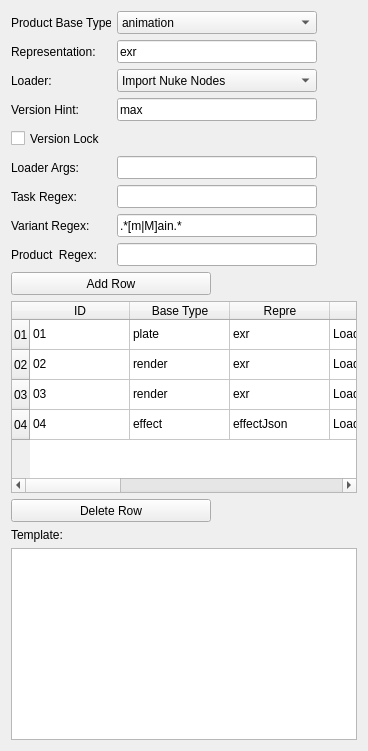
     <widget class="QWidget" name="Template_tab">
      <attribute name="title">
       <string>Template</string>
      </attribute>
      <layout class="QVBoxLayout" name="verticalLayout_13">
       <item>
        <layout class="QVBoxLayout" name="verticalLayout_12">
         <item>
          <layout class="QHBoxLayout" name="horizontalLayout_23">
           <item>
            <layout class="QVBoxLayout" name="verticalLayout_11">
             <item>
              <layout class="QVBoxLayout" name="verticalLayout_10">
               <item>
                <layout class="QHBoxLayout" name="horizontalLayout_15">
                 <item>
                  <widget class="QLabel" name="label_4">
                   <property name="sizePolicy">
                    <sizepolicy hsizetype="Fixed" vsizetype="Fixed">
                     <horstretch>0</horstretch>
                     <verstretch>0</verstretch>
                    </sizepolicy>
                   </property>
                   <property name="minimumSize">
                    <size>
                     <width>100</width>
                     <height>23</height>
                    </size>
                   </property>
                   <property name="text">
                    <string>Product Base Type:</string>
                   </property>
                  </widget>
                 </item>
                 <item>
                  <widget class="QComboBox" name="template_product_base_type">
                   <property name="sizePolicy">
                    <sizepolicy hsizetype="Fixed" vsizetype="Fixed">
                     <horstretch>0</horstretch>
                     <verstretch>0</verstretch>
                    </sizepolicy>
                   </property>
                   <property name="minimumSize">
                    <size>
                     <width>200</width>
                     <height>23</height>
                    </size>
                   </property>
                   <item>
                    <property name="text">
                     <string>animation</string>
                    </property>
                   </item>
                   <item>
                    <property name="text">
                     <string>camera</string>
                    </property>
                   </item>
                   <item>
                    <property name="text">
                     <string>effect</string>
                    </property>
                   </item>
                   <item>
                    <property name="text">
                     <string>fbx</string>
                    </property>
                   </item>
                   <item>
                    <property name="text">
                     <string>gizmo</string>
                    </property>
                   </item>
                   <item>
                    <property name="text">
                     <string>image</string>
                    </property>
                   </item>
                   <item>
                    <property name="text">
                     <string>lensDistortion</string>
                    </property>
                   </item>
                   <item>
                    <property name="text">
                     <string>matchmove</string>
                    </property>
                   </item>
                   <item>
                    <property name="text">
                     <string>model</string>
                    </property>
                   </item>
                   <item>
                    <property name="text">
                     <string>nukenodes</string>
                    </property>
                   </item>
                   <item>
                    <property name="text">
                     <string>ociolook</string>
                    </property>
                   </item>
                   <item>
                    <property name="text">
                     <string>plate</string>
                    </property>
                   </item>
                   <item>
                    <property name="text">
                     <string>pointcache</string>
                    </property>
                   </item>
                   <item>
                    <property name="text">
                     <string>prerender</string>
                    </property>
                   </item>
                   <item>
                    <property name="text">
                     <string>render</string>
                    </property>
                   </item>
                   <item>
                    <property name="text">
                     <string>render2d</string>
                    </property>
                   </item>
                   <item>
                    <property name="text">
                     <string>review</string>
                    </property>
                   </item>
                   <item>
                    <property name="text">
                     <string>source</string>
                    </property>
                   </item>
                   <item>
                    <property name="text">
                     <string>usd</string>
                    </property>
                   </item>
                   <item>
                    <property name="text">
                     <string>workfile</string>
                    </property>
                   </item>
                   <item>
                    <property name="text">
                     <string>write</string>
                    </property>
                   </item>
                   <item>
                    <property name="text">
                     <string>yeticache</string>
                    </property>
                   </item>
                  </widget>
                 </item>
                </layout>
               </item>
               <item>
                <layout class="QHBoxLayout" name="horizontalLayout_16">
                 <item>
                  <widget class="QLabel" name="label_5">
                   <property name="sizePolicy">
                    <sizepolicy hsizetype="Fixed" vsizetype="Fixed">
                     <horstretch>0</horstretch>
                     <verstretch>0</verstretch>
                    </sizepolicy>
                   </property>
                   <property name="minimumSize">
                    <size>
                     <width>100</width>
                     <height>23</height>
                    </size>
                   </property>
                   <property name="text">
                    <string>Representation:</string>
                   </property>
                  </widget>
                 </item>
                 <item>
                  <widget class="QLineEdit" name="template_representation">
                   <property name="sizePolicy">
                    <sizepolicy hsizetype="Fixed" vsizetype="Fixed">
                     <horstretch>0</horstretch>
                     <verstretch>0</verstretch>
                    </sizepolicy>
                   </property>
                   <property name="minimumSize">
                    <size>
                     <width>200</width>
                     <height>23</height>
                    </size>
                   </property>
                   <property name="text">
                    <string>exr</string>
                   </property>
                  </widget>
                 </item>
                </layout>
               </item>
               <item>
                <layout class="QHBoxLayout" name="horizontalLayout_17">
                 <item>
                  <widget class="QLabel" name="label_6">
                   <property name="sizePolicy">
                    <sizepolicy hsizetype="Fixed" vsizetype="Fixed">
                     <horstretch>0</horstretch>
                     <verstretch>0</verstretch>
                    </sizepolicy>
                   </property>
                   <property name="minimumSize">
                    <size>
                     <width>100</width>
                     <height>23</height>
                    </size>
                   </property>
                   <property name="text">
                    <string>Loader:</string>
                   </property>
                  </widget>
                 </item>
                 <item>
                  <widget class="QComboBox" name="template_loader">
                   <property name="sizePolicy">
                    <sizepolicy hsizetype="Fixed" vsizetype="Fixed">
                     <horstretch>0</horstretch>
                     <verstretch>0</verstretch>
                    </sizepolicy>
                   </property>
                   <property name="minimumSize">
                    <size>
                     <width>200</width>
                     <height>23</height>
                    </size>
                   </property>
                   <item>
                    <property name="text">
                     <string>Import Nuke Nodes</string>
                    </property>
                   </item>
                   <item>
                    <property name="text">
                     <string>Load Alembic Camera</string>
                    </property>
                   </item>
                   <item>
                    <property name="text">
                     <string>Load Clip</string>
                    </property>
                   </item>
                   <item>
                    <property name="text">
                     <string>Load Effects - Input Process</string>
                    </property>
                   </item>
                   <item>
                    <property name="text">
                     <string>Load Effects - nodes</string>
                    </property>
                   </item>
                   <item>
                    <property name="text">
                     <string>Load FBX Camera</string>
                    </property>
                   </item>
                   <item>
                    <property name="text">
                     <string>Load Geo</string>
                    </property>
                   </item>
                   <item>
                    <property name="text">
                     <string>Load GeoImport</string>
                    </property>
                   </item>
                   <item>
                    <property name="text">
                     <string>Load GeoReference</string>
                    </property>
                   </item>
                   <item>
                    <property name="text">
                     <string>Load Gizmo</string>
                    </property>
                   </item>
                   <item>
                    <property name="text">
                     <string>Load Gizmo - Input Process</string>
                    </property>
                   </item>
                   <item>
                    <property name="text">
                     <string>Load Image</string>
                    </property>
                   </item>
                   <item>
                    <property name="text">
                     <string>Load OcioLook [nodes]</string>
                    </property>
                   </item>
                   <item>
                    <property name="text">
                     <string>Load Precomp</string>
                    </property>
                   </item>
                   <item>
                    <property name="text">
                     <string>Load USD Camera</string>
                    </property>
                   </item>
                   <item>
                    <property name="text">
                     <string>Open in RV</string>
                    </property>
                   </item>
                   <item>
                    <property name="text">
                     <string>Run matchmove script</string>
                    </property>
                   </item>
                   <item>
                    <property name="text">
                     <string>Set frame range</string>
                    </property>
                   </item>
                   <item>
                    <property name="text">
                     <string>Set frame range (with handles)</string>
                    </property>
                   </item>
                  </widget>
                 </item>
                </layout>
               </item>
               <item>
                <layout class="QHBoxLayout" name="horizontalLayout_18">
                 <item>
                  <widget class="QLabel" name="label_11">
                   <property name="sizePolicy">
                    <sizepolicy hsizetype="Fixed" vsizetype="Fixed">
                     <horstretch>0</horstretch>
                     <verstretch>0</verstretch>
                    </sizepolicy>
                   </property>
                   <property name="minimumSize">
                    <size>
                     <width>100</width>
                     <height>23</height>
                    </size>
                   </property>
                   <property name="text">
                    <string>Version Hint:</string>
                   </property>
                  </widget>
                 </item>
                 <item>
                  <widget class="QLineEdit" name="template_version_hint_text">
                   <property name="sizePolicy">
                    <sizepolicy hsizetype="Fixed" vsizetype="Fixed">
                     <horstretch>0</horstretch>
                     <verstretch>0</verstretch>
                    </sizepolicy>
                   </property>
                   <property name="minimumSize">
                    <size>
                     <width>200</width>
                     <height>23</height>
                    </size>
                   </property>
                   <property name="text">
                    <string>max</string>
                   </property>
                  </widget>
                 </item>
                </layout>
               </item>
               <item>
                <widget class="QCheckBox" name="template_version_lock">
                 <property name="minimumSize">
                  <size>
                   <width>100</width>
                   <height>23</height>
                  </size>
                 </property>
                 <property name="text">
                  <string>Version Lock</string>
                 </property>
                </widget>
               </item>
               <item>
                <layout class="QHBoxLayout" name="horizontalLayout_19">
                 <item>
                  <widget class="QLabel" name="label_7">
                   <property name="sizePolicy">
                    <sizepolicy hsizetype="Fixed" vsizetype="Fixed">
                     <horstretch>0</horstretch>
                     <verstretch>0</verstretch>
                    </sizepolicy>
                   </property>
                   <property name="minimumSize">
                    <size>
                     <width>100</width>
                     <height>23</height>
                    </size>
                   </property>
                   <property name="text">
                    <string>Loader Args:</string>
                   </property>
                  </widget>
                 </item>
                 <item>
                  <widget class="QLineEdit" name="template_loader_args">
                   <property name="sizePolicy">
                    <sizepolicy hsizetype="Fixed" vsizetype="Fixed">
                     <horstretch>0</horstretch>
                     <verstretch>0</verstretch>
                    </sizepolicy>
                   </property>
                   <property name="minimumSize">
                    <size>
                     <width>200</width>
                     <height>23</height>
                    </size>
                   </property>
                  </widget>
                 </item>
                </layout>
               </item>
               <item>
                <layout class="QHBoxLayout" name="horizontalLayout_20">
                 <item>
                  <widget class="QLabel" name="label_10">
                   <property name="sizePolicy">
                    <sizepolicy hsizetype="Fixed" vsizetype="Fixed">
                     <horstretch>0</horstretch>
                     <verstretch>0</verstretch>
                    </sizepolicy>
                   </property>
                   <property name="minimumSize">
                    <size>
                     <width>100</width>
                     <height>23</height>
                    </size>
                   </property>
                   <property name="text">
                    <string>Task Regex:</string>
                   </property>
                  </widget>
                 </item>
                 <item>
                  <widget class="QLineEdit" name="template_task_regex">
                   <property name="sizePolicy">
                    <sizepolicy hsizetype="Fixed" vsizetype="Fixed">
                     <horstretch>0</horstretch>
                     <verstretch>0</verstretch>
                    </sizepolicy>
                   </property>
                   <property name="minimumSize">
                    <size>
                     <width>200</width>
                     <height>23</height>
                    </size>
                   </property>
                   <property name="text">
                    <string/>
                   </property>
                  </widget>
                 </item>
                </layout>
               </item>
               <item>
                <layout class="QHBoxLayout" name="horizontalLayout_21">
                 <item>
                  <widget class="QLabel" name="label_8">
                   <property name="sizePolicy">
                    <sizepolicy hsizetype="Fixed" vsizetype="Fixed">
                     <horstretch>0</horstretch>
                     <verstretch>0</verstretch>
                    </sizepolicy>
                   </property>
                   <property name="minimumSize">
                    <size>
                     <width>100</width>
                     <height>23</height>
                    </size>
                   </property>
                   <property name="text">
                    <string>Variant Regex:</string>
                   </property>
                  </widget>
                 </item>
                 <item>
                  <widget class="QLineEdit" name="template_variant_regex">
                   <property name="sizePolicy">
                    <sizepolicy hsizetype="Fixed" vsizetype="Fixed">
                     <horstretch>0</horstretch>
                     <verstretch>0</verstretch>
                    </sizepolicy>
                   </property>
                   <property name="minimumSize">
                    <size>
                     <width>200</width>
                     <height>23</height>
                    </size>
                   </property>
                   <property name="text">
                    <string>.*[m|M]ain.*</string>
                   </property>
                  </widget>
                 </item>
                </layout>
               </item>
               <item>
                <layout class="QHBoxLayout" name="horizontalLayout_22">
                 <item>
                  <widget class="QLabel" name="label_9">
                   <property name="sizePolicy">
                    <sizepolicy hsizetype="Fixed" vsizetype="Fixed">
                     <horstretch>0</horstretch>
                     <verstretch>0</verstretch>
                    </sizepolicy>
                   </property>
                   <property name="minimumSize">
                    <size>
                     <width>100</width>
                     <height>23</height>
                    </size>
                   </property>
                   <property name="text">
                    <string>Product  Regex:</string>
                   </property>
                  </widget>
                 </item>
                 <item>
                  <widget class="QLineEdit" name="template_product_regex">
                   <property name="sizePolicy">
                    <sizepolicy hsizetype="Fixed" vsizetype="Fixed">
                     <horstretch>0</horstretch>
                     <verstretch>0</verstretch>
                    </sizepolicy>
                   </property>
                   <property name="minimumSize">
                    <size>
                     <width>200</width>
                     <height>23</height>
                    </size>
                   </property>
                   <property name="text">
                    <string/>
                   </property>
                  </widget>
                 </item>
                </layout>
               </item>
              </layout>
             </item>
             <item>
              <widget class="QPushButton" name="template_add_row">
               <property name="sizePolicy">
                <sizepolicy hsizetype="Fixed" vsizetype="Fixed">
                 <horstretch>0</horstretch>
                 <verstretch>0</verstretch>
                </sizepolicy>
               </property>
               <property name="minimumSize">
                <size>
                 <width>200</width>
                 <height>23</height>
                </size>
               </property>
               <property name="toolTip">
                <string>&lt;html&gt;&lt;head/&gt;&lt;body&gt;&lt;p&gt;Creates row in the Templated Loader Spreadsheet&lt;/p&gt;&lt;/body&gt;&lt;/html&gt;</string>
               </property>
               <property name="text">
                <string>Add Row</string>
               </property>
              </widget>
             </item>
            </layout>
           </item>
           <item>
            <spacer name="horizontalSpacer_3">
             <property name="orientation">
              <enum>Qt::Horizontal</enum>
             </property>
             <property name="sizeHint" stdset="0">
              <size>
               <width>40</width>
               <height>20</height>
              </size>
             </property>
            </spacer>
           </item>
          </layout>
         </item>
         <item>
          <widget class="QTableWidget" name="template_loader_spreadsheet">
           <property name="sizePolicy">
            <sizepolicy hsizetype="MinimumExpanding" vsizetype="MinimumExpanding">
             <horstretch>0</horstretch>
             <verstretch>0</verstretch>
            </sizepolicy>
           </property>
           <property name="toolTip">
            <string>&lt;html&gt;&lt;head/&gt;&lt;body&gt;&lt;p&gt;Templated Loaders Spreadsheet&lt;/p&gt;&lt;p&gt;Every row shows templated loader.&lt;/p&gt;&lt;p&gt;The loader ID is autogenerated (always unique, zero filled numeber from 1 up) and used in the template node replacement.&lt;/p&gt;&lt;/body&gt;&lt;/html&gt;</string>
           </property>
           <row>
            <property name="text">
             <string>01</string>
            </property>
           </row>
           <row>
            <property name="text">
             <string>02</string>
            </property>
           </row>
           <row>
            <property name="text">
             <string>03</string>
            </property>
           </row>
           <row>
            <property name="text">
             <string>04</string>
            </property>
           </row>
           <column>
            <property name="text">
             <string>ID</string>
            </property>
           </column>
           <column>
            <property name="text">
             <string>Base Type</string>
            </property>
           </column>
           <column>
            <property name="text">
             <string>Repre</string>
            </property>
           </column>
           <column>
            <property name="text">
             <string>Loader</string>
            </property>
           </column>
           <column>
            <property name="text">
             <string>Version Hint</string>
            </property>
           </column>
           <column>
            <property name="text">
             <string>Version Lock</string>
            </property>
           </column>
           <column>
            <property name="text">
             <string>Loader Args</string>
            </property>
           </column>
           <column>
            <property name="text">
             <string>New Column</string>
            </property>
           </column>
           <column>
            <property name="text">
             <string>Variant Regex</string>
            </property>
           </column>
           <column>
            <property name="text">
             <string>Product Regex</string>
            </property>
           </column>
           <item row="0" column="0">
            <property name="text">
             <string>01</string>
            </property>
           </item>
           <item row="0" column="1">
            <property name="text">
             <string>plate</string>
            </property>
           </item>
           <item row="0" column="2">
            <property name="text">
             <string>exr</string>
            </property>
           </item>
           <item row="0" column="3">
            <property name="text">
             <string>Load Clip</string>
            </property>
           </item>
           <item row="0" column="4">
            <property name="text">
             <string>max</string>
            </property>
           </item>
           <item row="0" column="5">
            <property name="text">
             <string>no</string>
            </property>
           </item>
           <item row="1" column="0">
            <property name="text">
             <string>02</string>
            </property>
           </item>
           <item row="1" column="1">
            <property name="text">
             <string>render</string>
            </property>
           </item>
           <item row="1" column="2">
            <property name="text">
             <string>exr</string>
            </property>
           </item>
           <item row="1" column="3">
            <property name="text">
             <string>Load Clip</string>
            </property>
           </item>
           <item row="1" column="4">
            <property name="text">
             <string>min</string>
            </property>
           </item>
           <item row="1" column="5">
            <property name="text">
             <string>yes</string>
            </property>
           </item>
           <item row="2" column="0">
            <property name="text">
             <string>03</string>
            </property>
           </item>
           <item row="2" column="1">
            <property name="text">
             <string>render</string>
            </property>
           </item>
           <item row="2" column="2">
            <property name="text">
             <string>exr</string>
            </property>
           </item>
           <item row="2" column="3">
            <property name="text">
             <string>Load Clip</string>
            </property>
           </item>
           <item row="2" column="4">
            <property name="text">
             <string>max</string>
            </property>
           </item>
           <item row="2" column="5">
            <property name="text">
             <string>no</string>
            </property>
           </item>
           <item row="3" column="0">
            <property name="text">
             <string>04</string>
            </property>
           </item>
           <item row="3" column="1">
            <property name="text">
             <string>effect</string>
            </property>
           </item>
           <item row="3" column="2">
            <property name="text">
             <string>effectJson</string>
            </property>
           </item>
           <item row="3" column="3">
            <property name="text">
             <string>Load Gizmo</string>
            </property>
           </item>
           <item row="3" column="4">
            <property name="text">
             <string>max</string>
            </property>
           </item>
           <item row="3" column="5">
            <property name="text">
             <string>no</string>
            </property>
           </item>
          </widget>
         </item>
         <item>
          <widget class="QPushButton" name="template_delete_row">
           <property name="sizePolicy">
            <sizepolicy hsizetype="Fixed" vsizetype="Fixed">
             <horstretch>0</horstretch>
             <verstretch>0</verstretch>
            </sizepolicy>
           </property>
           <property name="minimumSize">
            <size>
             <width>200</width>
             <height>23</height>
            </size>
           </property>
           <property name="toolTip">
            <string>&lt;html&gt;&lt;head/&gt;&lt;body&gt;&lt;p&gt;Allows deleting one or more selected rows from the templated loaders spreadsheet&lt;/p&gt;&lt;/body&gt;&lt;/html&gt;</string>
           </property>
           <property name="text">
            <string>Delete Row</string>
           </property>
          </widget>
         </item>
         <item>
          <layout class="QVBoxLayout" name="verticalLayout_9">
           <item>
            <widget class="QLabel" name="label_12">
             <property name="sizePolicy">
              <sizepolicy hsizetype="Fixed" vsizetype="Fixed">
               <horstretch>0</horstretch>
               <verstretch>0</verstretch>
              </sizepolicy>
             </property>
             <property name="text">
              <string>Template:</string>
             </property>
            </widget>
           </item>
           <item>
            <widget class="QPlainTextEdit" name="template_template_nodes">
             <property name="sizePolicy">
              <sizepolicy hsizetype="MinimumExpanding" vsizetype="Fixed">
               <horstretch>0</horstretch>
               <verstretch>0</verstretch>
              </sizepolicy>
             </property>
             <property name="minimumSize">
              <size>
               <width>300</width>
               <height>150</height>
              </size>
             </property>
             <property name="toolTip">
              <string>&lt;html&gt;&lt;head/&gt;&lt;body&gt;&lt;p&gt;Nuke nodes to be pasted to the nuke script as a template - starting point for each container.&lt;/p&gt;&lt;p&gt;&lt;br/&gt;&lt;/p&gt;&lt;p&gt;The dot nodes with name of thhe existing templated loader will be replaced with the loaded nodes. The named dot nodes serve as a placeholders for ayon loaded nodes.&lt;/p&gt;&lt;/body&gt;&lt;/html&gt;</string>
             </property>
            </widget>
           </item>
          </layout>
         </item>
        </layout>
       </item>
      </layout>
     </widget>
